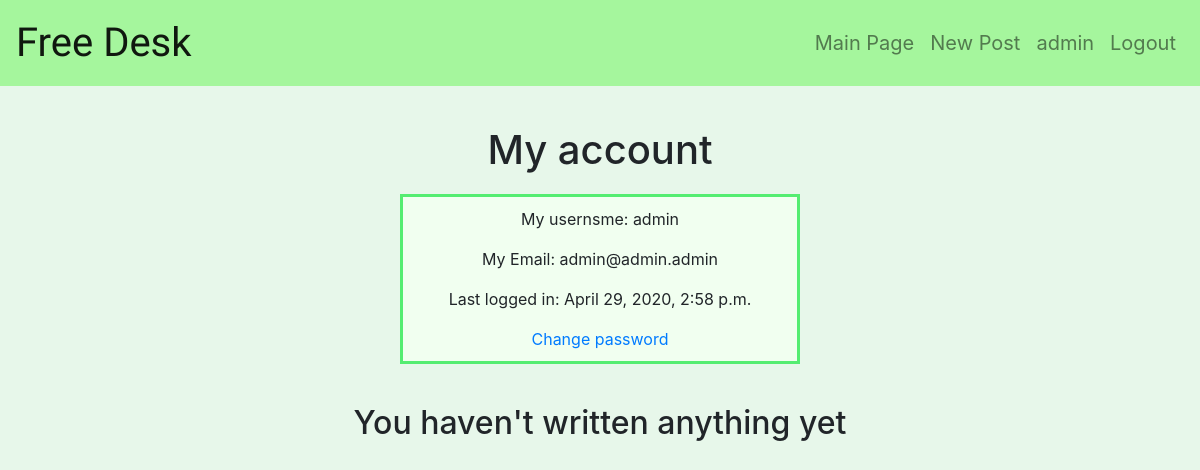
Before: /account/ (signed in) with the older database file.
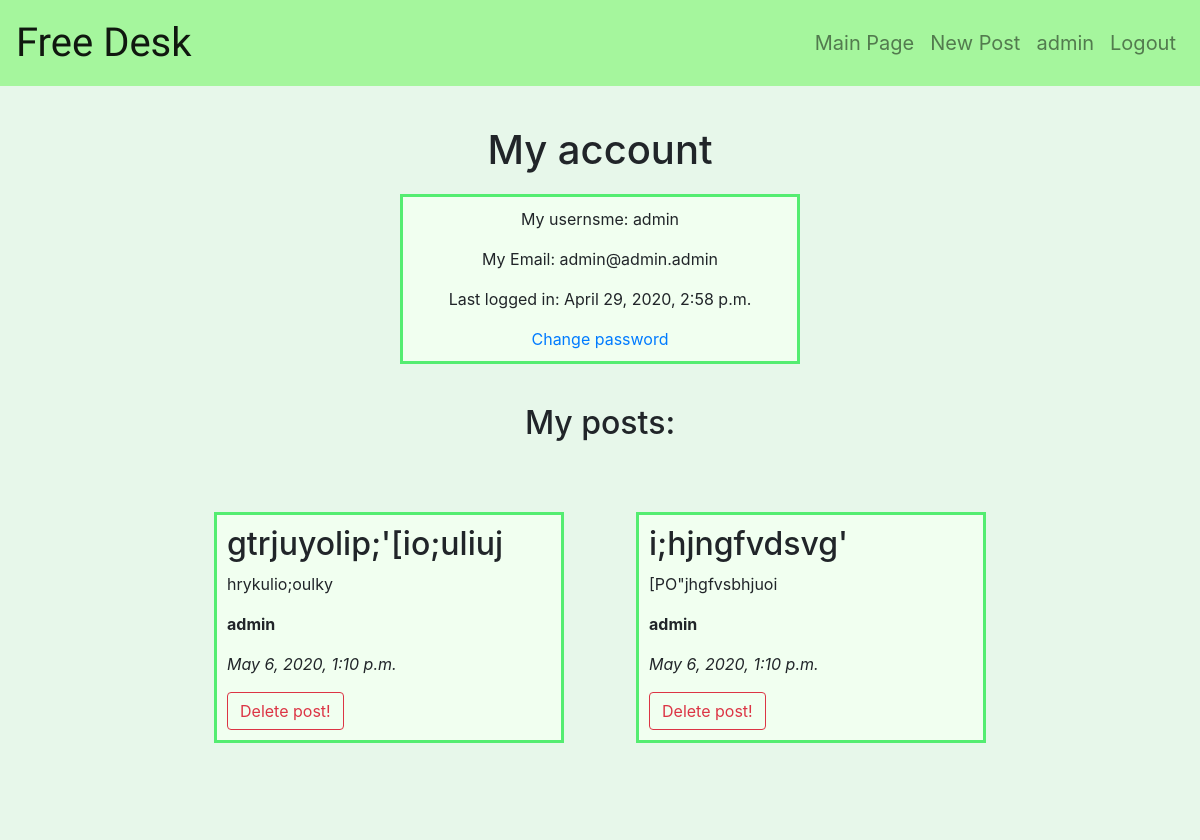
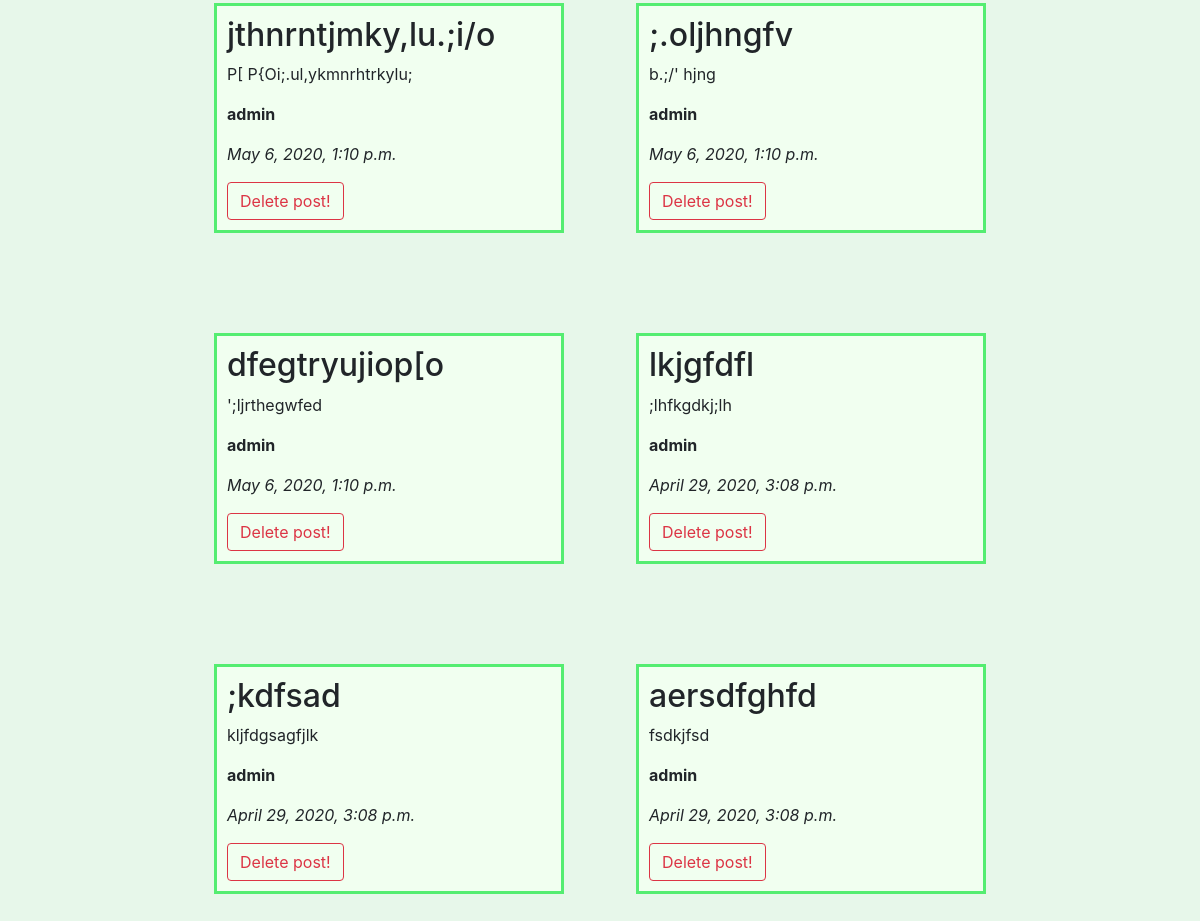
After: the same page with the newer database file (2 pictures, top to bottom).
### desk/models.py (models this page shows, shortened)
class Post(models.Model):
    author = models.ForeignKey(User, on_delete=models.CASCADE,)
    subject = models.CharField(max_length=60)
    text = models.TextField()
    pub_date = models.DateTimeField('date published')

### desk/views.py (the view, shortened to what this page needs)
# urls.py: path('account/', login_required(views.AccountView.as_view()), name='account'),
class AccountView(ListView):
    model = Post
    template_name = 'desk/account.html'
    ordering = '-pub_date'
    paginate_by = 12
    def get_queryset(self):
        queryset = super().get_queryset()
        queryset = queryset.filter(author=self.request.user)
        return queryset
    def get_context_data(self, *args, **kwargs):
        context = super().get_context_data(*args, **kwargs)
        context['user'] = self.request.user
        return context

### desk/templates/desk/account.html (shortened to what this page needs)
{% extends 'desk/base.html' %}
{% block content %}
    <header class="header">
        <h1>My account</h1>
    </header>
<div class="block-flex-column postlist-box formbox-small">
    <p>My usernsme: {{ user.username }}</p>
    <p>My Email: {{ user.email }}</p>
    <p>Last logged in: {{ user.last_login }}</p>
    <a href="{% url 'desk:change_pass'%}">Change password</a>
</div>
{% if post_list %}
    <div class="header">
        <h2>My posts:</h2>
    </div>
    <div class="postlist-flex">
      {% for post in post_list %}
        <div class="postlist-box-flex bgcolor">
          <h2>{{ post.subject }}</h2>
          <p>{{ post.text }}</p>
          <p class="text-bold">{{ post.author }}</p>
          <p class="text-italic">{{ post.pub_date }}</p>
          <form method="post">{% csrf_token %}<button class="btn btn-outline-danger" name="post_id" value={{post.id}}>Delete post!</button></form>
        </div>
      {% endfor %}
    </div>
  {% else %}
  <div class="header">
      <h2>You haven't written anything yet</h2>
  </div>
  {% endif %}
{% endblock %}

### desk/templates/desk/base.html (shortened to what this page needs)
<!DOCTYPE html>
<html lang="en">
<head>
    {% load static %}
    <link rel="stylesheet" type="text/css" href="{% static 'desk/style.css' %}">
    <link rel="stylesheet" href="https://stackpath.bootstrapcdn.com/bootstrap/4.4.1/css/bootstrap.min.css">
</head>
<body class="main-bgcolor">
    <nav class="navbar navbar-expand-lg navbar-light" style="background-color: #a5f69d;">
        <a class="navbar-brand" style="font-size: 2.5em; font-family: 'Oswald', sans-serif;" href="{% url 'desk:index'%}">Free Desk</a>
      <div class="collapse navbar-collapse" id="navbarNav">
          {% if user.is_authenticated %}
          <ul class="navbar-nav ml-auto">
              <li class="nav-item">
                  <a class="nav-link navbar-item-fontsize" href="{% url 'desk:index'%}">Main Page</a>
              </li>
              <li class="nav-item">
                  <a class="nav-link navbar-item-fontsize" href="{% url 'desk:new_post'%}">New Post</a>
              </li>
              <li class="nav-item">
                  <a class="nav-link navbar-item-fontsize" href="{% url 'desk:account'%}">{{ user.username }}</a>
              </li>
              <li class="nav-item">
                  <a class="nav-link navbar-item-fontsize" href="{% url 'desk:sign_out' %}">Logout</a>
              </li>
          </ul>
          {% endif %}
      </div>
    </nav>
        {% block content %}
        {% endblock %}
</body>
</html>

### desk/static/desk/style.css (style rules this page uses)
.navbar-item-fontsize { font-size: 1.25em; }
.header { text-align: center; margin: 40px auto 20px auto; }
.postlist-flex { display: flex; flex-wrap: wrap; justify-content: center; align-items: flex-start; }
.postlist-box { margin: 50px auto; padding: 10px; border: solid; border-color: #54ed71; background-color: #f1fff0; }
.postlist-box-flex { flex: 0 0 25%; min-width: 350px; margin: 50px 3%; padding: 10px; border: solid; border-color: #54ed71; background-color: #f1fff0; word-wrap: break-word; }
.text-bold { font-weight: bold; }
.text-italic { font-style: italic; }
.block-flex-column { display: flex; flex-direction: column; align-items: center; }
.formbox-small { max-width: 400px; margin: 0 auto; background-color: #f1fff0; }
.main-bgcolor { background-color: #e7f7ea; }

Changed rows visible on the page:
added Post: subject "gtrjuyolip;'[io;uliuj", text "hrykulio;oulky", author "admin", pub_date "May 6, 2020, 1:10 p.m.", {{ post.id }} 36 (drawn)
added Post: subject "i;hjngfvdsvg'", text "[PO\"jhgfvsbhjuoi", author "admin", pub_date "May 6, 2020, 1:10 p.m.", {{ post.id }} 35 (drawn)
added Post: subject "jthnrntjmky,lu.;i/o", text "P[ P{Oi;.ul,ykmnrhtrkylu;", author "admin", pub_date "May 6, 2020, 1:10 p.m.", {{ post.id }} 34 (drawn)
added Post: subject ";.oljhngfv", text "b.;/' hjng", author "admin", pub_date "May 6, 2020, 1:10 p.m.", {{ post.id }} 33 (drawn)
added Post: subject "dfegtryujiop[o", text "';ljrthegwfed", author "admin", pub_date "May 6, 2020, 1:10 p.m.", {{ post.id }} 32 (drawn)
added Post: subject "lkjgfdfl", text ";lhfkgdkj;lh", author "admin", pub_date "April 29, 2020, 3:08 p.m.", {{ post.id }} 31 (drawn)
added Post: subject ";kdfsad", text "kljfdgsagfjlk", author "admin", pub_date "April 29, 2020, 3:08 p.m.", {{ post.id }} 30 (drawn)
added Post: subject "aersdfghfd", text "fsdkjfsd", author "admin", pub_date "April 29, 2020, 3:08 p.m.", {{ post.id }} 29 (drawn)
Other visible differences:
text no longer shown: "You haven't written anything yet"
text now shown: "My posts:"
